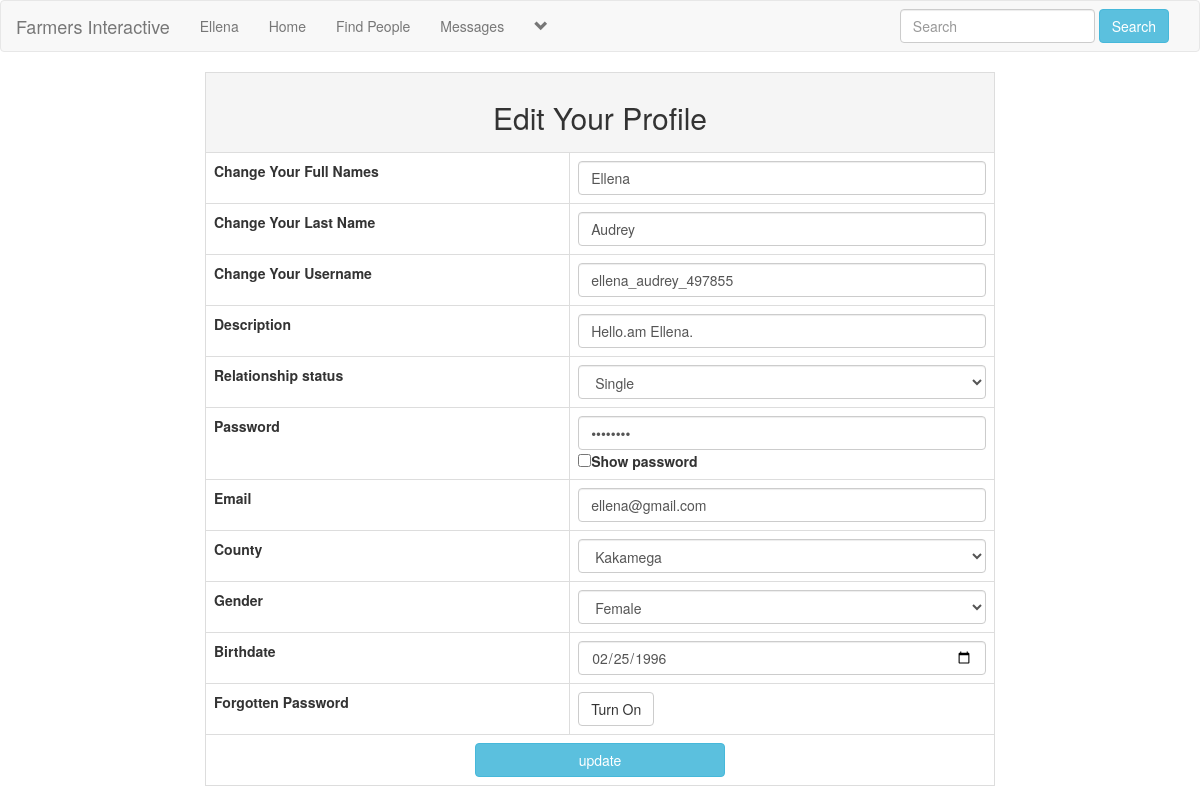
Screenshot of /edit_profile.php (signed in) with the database file from the repository.
### tables this page shows
CREATE TABLE `users` (
  `user_id` int(11) NOT NULL AUTO_INCREMENT,
  `f_name` text NOT NULL,
  `l_name` text NOT NULL,
  `user_name` text NOT NULL,
  `describe_user` varchar(255) NOT NULL,
  `Relationship` text NOT NULL,
  `user_pass` varchar(255) NOT NULL,
  `user_email` varchar(255) NOT NULL,
  `user_county` text NOT NULL,
  `user_gender` text NOT NULL,
  `user_birthday` text NOT NULL,
  `user_image` varchar(255) NOT NULL,
  `user_cover` varchar(255) NOT NULL,
  `user_reg_date` timestamp NOT NULL DEFAULT current_timestamp(),
  `status` text NOT NULL,
  `posts` text NOT NULL,
  `recovery_account` text NOT NULL,
  PRIMARY KEY (`user_id`)
);

### edit_profile.php (the view, shortened to what this page needs)
<!DOCTYPE html>
<?php
include("includes/header.php");
?>
<html>
<head>
	<link rel="stylesheet" href="https://maxcdn.bootstrapcdn.com/bootstrap/3.3.7/css/bootstrap.min.css">
	<link rel="stylesheet" type="text/css" href="style/home_style2.css">
</head>
<body>
<div class="row">
	<div class="col-sm-2"></div>
	<div class="col-sm-8">
		<form action="" method="post" enctype="multipart/form-data">
			<table class="table table-bordered table-hover">
				<tr align="center">
					<td colspan="6" class="active"><h2>Edit Your Profile</h2></td>
				</tr>
				<tr>
					<td style="font-weight: bold;"> Change Your Full Names</td>
					<td>
						<input class="form-control" type="text" name=f_name" required value="<?php echo $first_name;?>">
					</td>
				</tr>
				<tr>
					<td style="font-weight: bold;"> Change Your Last Name</td>
					<td>
						<input class="form-control" type="text" name="l_name" required value="<?php echo $last_name;?>">
					</td>
				</tr>
				<tr>
					<td style="font-weight: bold;"> Change Your Username</td>
					<td>
						<input class="form-control" type="text" name="u_name" required value="<?php echo $user_name;?>">
					</td>
				</tr>
				<tr>
					<td style="font-weight: bold;"> Description</td>
					<td>
						<input class="form-control" type="text" name="describe_user" required value="<?php echo $describe_user;?>">
					</td>
				</tr>
				<tr>
					<td style="font-weight: bold;"> Relationship status</td>
					<td>
						<select class="form-control" name="Relationship">
							<option><?php echo $Relationship_status?></option>
						</select>
					</td>
				</tr>
				<tr>
					<td style="font-weight: bold;"> Password</td>
					<td>
						<input class="form-control" type="password" name="u_pass" id="mypass" required value="<?php echo $user_pass;?>">
						<input type="checkbox" onclick="show_password()"><strong>Show password</strong>
					</td>
				</tr>
				<tr>
					<td style="font-weight: bold;"> Email</td>
					<td>
						<input class="form-control" type="email" name="u_email" required value="<?php echo $user_email;?>">
					</td>
				</tr>
				<tr>
					<td style="font-weight: bold;">County</td>
					<td>
						<select class="form-control" name="u_county">
							<option><?php echo $user_county?></option>
						</select>
					</td>
				</tr>
				<tr>
					<td style="font-weight: bold;">Gender</td>
					<td>
						<select class="form-control" name="u_gender">
							<option><?php echo $user_gender?></option>
						</select>
					</td>
				</tr>
				<tr>
					<td style="font-weight: bold;"> Birthdate</td>
					<td>
						<input class="form-control input-md" type="date" name="u_birthday" required value="<?php echo $user_birthday;?>">
					</td>
				</tr>
				<tr>
					<td style="font-weight: bold;">Forgotten Password</td>
					<td>
						<button type="button" class="btn btn-default" data-toggle="modal" data-target="#myModal">Turn On</button>
					</td>
				</tr>
				<tr align="center">
					<td colspan="6">
						<input type="submit" class="btn btn-info" name="update" style="width: 250px;" value="update">
					</td>
				</tr>
			</table>
		</form>
	</div>
	<div class="col-sm-2"></div>
</div>
</body>
</html>

### includes/header.php (shortened to what this page needs)
<?php
include("functions/functions.php");
?>
<nav class="navbar navbar-default">
	<div class="container-fluid">
		<div class="navbar-header">
			<a class="navbar-brand" href="home.php">Farmers Interactive</a>
		</div>
		<div class="collapse navbar-collapse" id="bs-example-navbar-collapse-1">
	      <ul class="nav navbar-nav">
	      	<?php
			$user = $_SESSION['user_email'];
			$get_user = "select * from users where user_email='$user'";
			$run_user = mysqli_query($con,$get_user);
			$row=mysqli_fetch_array($run_user);
			$user_id = $row['user_id'];
			$user_name = $row['user_name'];
			$first_name = $row['f_name'];
			$last_name = $row['l_name'];
			$describe_user = $row['describe_user'];
			$Relationship_status = $row['Relationship'];
			$user_pass = $row['user_pass'];
			$user_email = $row['user_email'];
			$user_county = $row['user_county'];
			$user_gender = $row['user_gender'];
			$user_birthday = $row['user_birthday'];
			$user_posts = "select * from posts where user_id='$user_id'";
			$run_posts = mysqli_query($con,$user_posts);
			$posts = mysqli_num_rows($run_posts);
			?>
	        <li><a href='profile.php?<?php echo "u_id=$user_id" ?>'><?php echo "$first_name"; ?></a></li>
	       	<li><a href="home.php">Home</a></li>
			<li><a href="members.php">Find People</a></li>
			<li><a href="messages.php?u_id=new">Messages</a></li>
					<?php
						echo"
						<li class='dropdown'>
							<a href='#' class='dropdown-toggle' data-toggle='dropdown' role='button' aria-haspopup='true' aria-expanded='false'><span><i class='glyphicon glyphicon-chevron-down'></i></span></a>
							<ul class='dropdown-menu'>
								<li>
									<a href='my_post.php?u_id=$user_id'>My Posts <span class='badge badge-secondary'>$posts</span></a>
								</li>
								<li>
									<a href='edit_profile.php?u_id=$user_id'>Edit Account</a>
								</li>
								<li role='separator' class='divider'></li>
								<li>
									<a href='logout.php'>Logout</a>
								</li>
							</ul>
						</li>
						";
					?>
			</ul>
			<ul class="nav navbar-nav navbar-right">
				<li class="dropdown">
					<form class="navbar-form navbar-left" method="get" action="results.php">
						<div class="form-group">
							<input type="text" class="form-control" name="user_query" placeholder="Search">
						</div>
						<button type="submit" class="btn btn-info" name="search">Search</button>
					</form>
				</li>
			</ul>
		</div>
	</div>
</nav>

### style/home_style2.css (style rules this page uses)
body { overflow-x: hidden; }

### rows the page displays
users: f_name "Ellena", l_name "Audrey", u_name "ellena_audrey_497855", describe_user "Hello.am Ellena.", Relationship "Single", u_email "ellena@gmail.com", u_county "Kakamega", u_gender "Female", u_birthday "02/25/1996"
